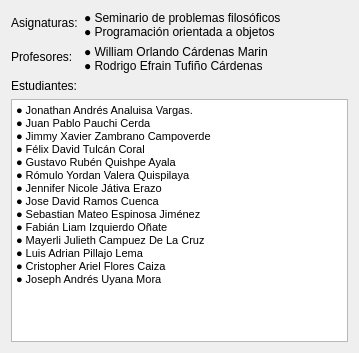
<?xml version="1.0" encoding="UTF-8"?>
<ui version="4.0">
 <class>CreditosForm</class>
 <widget class="QWidget" name="CreditosForm">
  <property name="geometry">
   <rect>
    <x>0</x>
    <y>0</y>
    <width>359</width>
    <height>353</height>
   </rect>
  </property>
  <property name="windowTitle">
   <string>Creditos</string>
  </property>
  <property name="windowIcon">
   <iconset>
    <normaloff>../Recursos/Creditos.png</normaloff>../Recursos/Creditos.png</iconset>
  </property>
  <layout class="QGridLayout" name="gridLayout">
   <item row="0" column="0">
    <layout class="QFormLayout" name="formLayout">
     <item row="0" column="0">
      <widget class="QLabel" name="label">
       <property name="text">
        <string>Asignaturas:</string>
       </property>
      </widget>
     </item>
     <item row="0" column="1">
      <widget class="QLabel" name="label_3">
       <property name="text">
        <string>● Seminario de problemas filosóficos
● Programación orientada a objetos</string>
       </property>
      </widget>
     </item>
     <item row="1" column="0">
      <widget class="QLabel" name="label_2">
       <property name="text">
        <string>Profesores:</string>
       </property>
      </widget>
     </item>
     <item row="1" column="1">
      <widget class="QLabel" name="label_4">
       <property name="text">
        <string>● William Orlando Cárdenas Marin
● Rodrigo Efrain Tufiño Cárdenas</string>
       </property>
      </widget>
     </item>
    </layout>
   </item>
   <item row="1" column="0">
    <widget class="QLabel" name="label_5">
     <property name="text">
      <string>Estudiantes:</string>
     </property>
    </widget>
   </item>
   <item row="2" column="0">
    <widget class="QTextBrowser" name="textBrowser">
     <property name="html">
      <string>&lt;!DOCTYPE HTML PUBLIC &quot;-//W3C//DTD HTML 4.0//EN&quot; &quot;http://www.w3.org/TR/REC-html40/strict.dtd&quot;&gt;
&lt;html&gt;&lt;head&gt;&lt;meta name=&quot;qrichtext&quot; content=&quot;1&quot; /&gt;&lt;meta charset=&quot;utf-8&quot; /&gt;&lt;style type=&quot;text/css&quot;&gt;
p, li { white-space: pre-wrap; }
hr { height: 1px; border-width: 0; }
li.unchecked::marker { content: &quot;\2610&quot;; }
li.checked::marker { content: &quot;\2612&quot;; }
&lt;/style&gt;&lt;/head&gt;&lt;body style=&quot; font-family:'Segoe UI'; font-size:9pt; font-weight:400; font-style:normal;&quot;&gt;
&lt;p align=&quot;justify&quot; style=&quot; margin-top:0px; margin-bottom:0px; margin-left:0px; margin-right:0px; -qt-block-indent:0; text-indent:0px;&quot;&gt;&lt;span style=&quot; font-family:'MS Shell Dlg 2'; font-size:8.25pt;&quot;&gt;● Jonathan Andrés Analuisa Vargas.&lt;/span&gt;&lt;/p&gt;
&lt;p align=&quot;justify&quot; style=&quot; margin-top:0px; margin-bottom:0px; margin-left:0px; margin-right:0px; -qt-block-indent:0; text-indent:0px;&quot;&gt;&lt;span style=&quot; font-family:'MS Shell Dlg 2'; font-size:8.25pt;&quot;&gt;● Juan Pablo Pauchi Cerda&lt;/span&gt;&lt;/p&gt;
&lt;p align=&quot;justify&quot; style=&quot; margin-top:0px; margin-bottom:0px; margin-left:0px; margin-right:0px; -qt-block-indent:0; text-indent:0px;&quot;&gt;&lt;span style=&quot; font-family:'MS Shell Dlg 2'; font-size:8.25pt;&quot;&gt;● Jimmy Xavier Zambrano Campoverde&lt;/span&gt;&lt;/p&gt;
&lt;p align=&quot;justify&quot; style=&quot; margin-top:0px; margin-bottom:0px; margin-left:0px; margin-right:0px; -qt-block-indent:0; text-indent:0px;&quot;&gt;&lt;span style=&quot; font-family:'MS Shell Dlg 2'; font-size:8.25pt;&quot;&gt;● Félix David Tulcán Coral&lt;/span&gt;&lt;/p&gt;
&lt;p align=&quot;justify&quot; style=&quot; margin-top:0px; margin-bottom:0px; margin-left:0px; margin-right:0px; -qt-block-indent:0; text-indent:0px;&quot;&gt;&lt;span style=&quot; font-family:'MS Shell Dlg 2'; font-size:8.25pt;&quot;&gt;● Gustavo Rubén Quishpe Ayala&lt;/span&gt;&lt;/p&gt;
&lt;p align=&quot;justify&quot; style=&quot; margin-top:0px; margin-bottom:0px; margin-left:0px; margin-right:0px; -qt-block-indent:0; text-indent:0px;&quot;&gt;&lt;span style=&quot; font-family:'MS Shell Dlg 2'; font-size:8.25pt;&quot;&gt;● Rómulo Yordan Valera Quispilaya &lt;/span&gt;&lt;/p&gt;
&lt;p align=&quot;justify&quot; style=&quot; margin-top:0px; margin-bottom:0px; margin-left:0px; margin-right:0px; -qt-block-indent:0; text-indent:0px;&quot;&gt;&lt;span style=&quot; font-family:'MS Shell Dlg 2'; font-size:8.25pt;&quot;&gt;● Jennifer Nicole Játiva Erazo&lt;/span&gt;&lt;/p&gt;
&lt;p align=&quot;justify&quot; style=&quot; margin-top:0px; margin-bottom:0px; margin-left:0px; margin-right:0px; -qt-block-indent:0; text-indent:0px;&quot;&gt;&lt;span style=&quot; font-family:'MS Shell Dlg 2'; font-size:8.25pt;&quot;&gt;● Jose David Ramos Cuenca&lt;/span&gt;&lt;/p&gt;
&lt;p align=&quot;justify&quot; style=&quot; margin-top:0px; margin-bottom:0px; margin-left:0px; margin-right:0px; -qt-block-indent:0; text-indent:0px;&quot;&gt;&lt;span style=&quot; font-family:'MS Shell Dlg 2'; font-size:8.25pt;&quot;&gt;● Sebastian Mateo Espinosa Jiménez&lt;/span&gt;&lt;/p&gt;
&lt;p align=&quot;justify&quot; style=&quot; margin-top:0px; margin-bottom:0px; margin-left:0px; margin-right:0px; -qt-block-indent:0; text-indent:0px;&quot;&gt;&lt;span style=&quot; font-family:'MS Shell Dlg 2'; font-size:8.25pt;&quot;&gt;● Fabián Liam Izquierdo Oñate&lt;/span&gt;&lt;/p&gt;
&lt;p align=&quot;justify&quot; style=&quot; margin-top:0px; margin-bottom:0px; margin-left:0px; margin-right:0px; -qt-block-indent:0; text-indent:0px;&quot;&gt;&lt;span style=&quot; font-family:'MS Shell Dlg 2'; font-size:8.25pt;&quot;&gt;● Mayerli Julieth Campuez De La Cruz&lt;/span&gt;&lt;/p&gt;
&lt;p align=&quot;justify&quot; style=&quot; margin-top:0px; margin-bottom:0px; margin-left:0px; margin-right:0px; -qt-block-indent:0; text-indent:0px;&quot;&gt;&lt;span style=&quot; font-family:'MS Shell Dlg 2'; font-size:8.25pt;&quot;&gt;● Luis Adrian Pillajo Lema&lt;/span&gt;&lt;/p&gt;
&lt;p align=&quot;justify&quot; style=&quot; margin-top:0px; margin-bottom:0px; margin-left:0px; margin-right:0px; -qt-block-indent:0; text-indent:0px;&quot;&gt;&lt;span style=&quot; font-family:'MS Shell Dlg 2'; font-size:8.25pt;&quot;&gt;● Cristopher Ariel Flores Caiza&lt;/span&gt;&lt;/p&gt;
&lt;p align=&quot;justify&quot; style=&quot; margin-top:0px; margin-bottom:0px; margin-left:0px; margin-right:0px; -qt-block-indent:0; text-indent:0px;&quot;&gt;&lt;span style=&quot; font-family:'MS Shell Dlg 2'; font-size:8.25pt;&quot;&gt;● Joseph Andrés Uyana Mora&lt;/span&gt;&lt;/p&gt;&lt;/body&gt;&lt;/html&gt;</string>
     </property>
    </widget>
   </item>
  </layout>
 </widget>
 <resources/>
 <connections/>
</ui>
